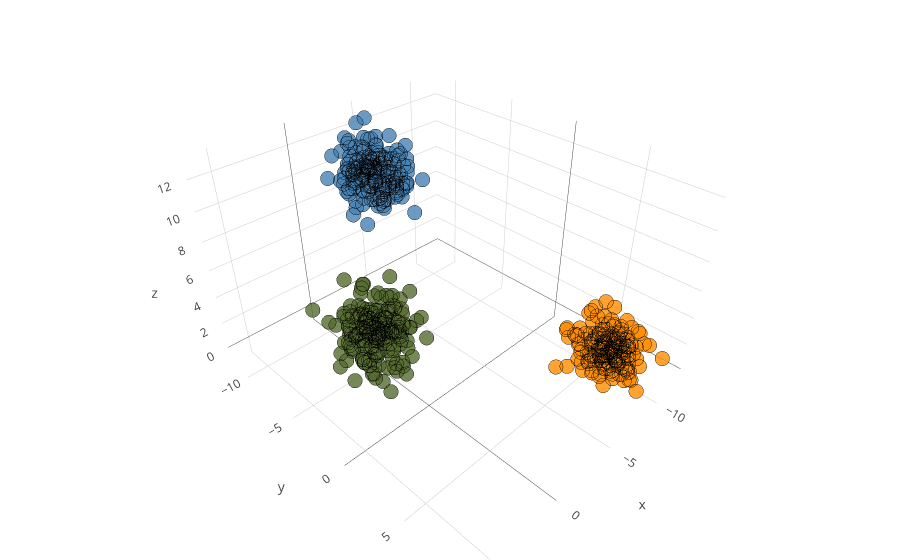

Notebook cell for this chart:
### Code cell
iplot(fig)

### Figure 1 — Plotly figure (JSON) as saved in the notebook; plotly's stock layout.template omitted (floating-point values rounded to 4 significant figures; data arrays with more than 128 entries replaced by an {"elided": "..."} marker saying what was removed)
{"data": [{"marker": {"color": {"elided": "600 str values"}, "colorscale": "viridis", "line": {"color": "black", "width": 1}, "opacity": 0.8, "size": 5}, "mode": "markers", "type": "scatter3d", "uid": "108843aa-223c-440c-87ff-3bf0dbe706dc", "x": {"elided": "600 float values"}, "y": {"elided": "600 float values"}, "z": {"elided": "600 float values"}}], "layout": {"margin": {"b": 0, "l": 0, "r": 0, "t": 0}}}
